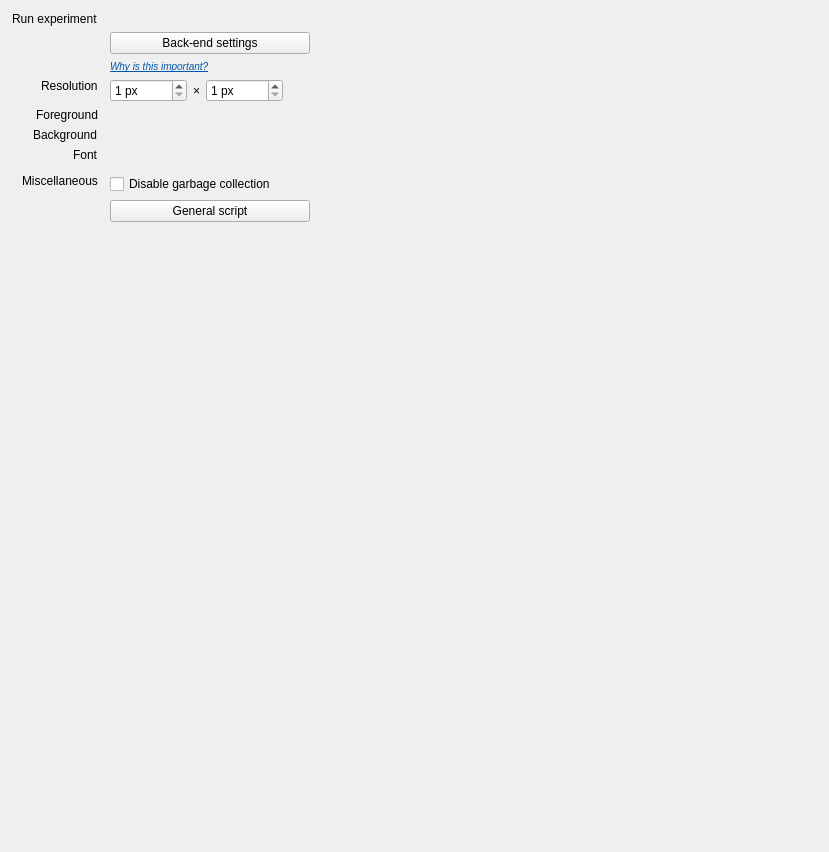
<?xml version="1.0" encoding="UTF-8"?>
<ui version="4.0">
 <class>ui_general_properties</class>
 <widget class="QWidget" name="ui_general_properties">
  <property name="geometry">
   <rect>
    <x>0</x>
    <y>0</y>
    <width>829</width>
    <height>852</height>
   </rect>
  </property>
  <property name="windowTitle">
   <string>Form</string>
  </property>
  <layout class="QVBoxLayout" name="container_layout">
   <property name="spacing">
    <number>18</number>
   </property>
   <property name="leftMargin">
    <number>12</number>
   </property>
   <property name="topMargin">
    <number>12</number>
   </property>
   <property name="rightMargin">
    <number>12</number>
   </property>
   <property name="bottomMargin">
    <number>12</number>
   </property>
   <item>
    <widget class="QWidget" name="widget" native="true">
     <property name="sizePolicy">
      <sizepolicy hsizetype="Fixed" vsizetype="Fixed">
       <horstretch>0</horstretch>
       <verstretch>0</verstretch>
      </sizepolicy>
     </property>
     <property name="minimumSize">
      <size>
       <width>20</width>
       <height>20</height>
      </size>
     </property>
     <layout class="QFormLayout" name="formLayout">
      <property name="fieldGrowthPolicy">
       <enum>QFormLayout::AllNonFixedFieldsGrow</enum>
      </property>
      <property name="labelAlignment">
       <set>Qt::AlignRight|Qt::AlignTrailing|Qt::AlignVCenter</set>
      </property>
      <property name="horizontalSpacing">
       <number>12</number>
      </property>
      <property name="verticalSpacing">
       <number>6</number>
      </property>
      <property name="leftMargin">
       <number>0</number>
      </property>
      <property name="topMargin">
       <number>0</number>
      </property>
      <property name="rightMargin">
       <number>0</number>
      </property>
      <property name="bottomMargin">
       <number>0</number>
      </property>
      <item row="0" column="0">
       <widget class="QLabel" name="label_backend">
        <property name="text">
         <string>Run experiment</string>
        </property>
        <property name="alignment">
         <set>Qt::AlignLeading|Qt::AlignLeft|Qt::AlignTop</set>
        </property>
       </widget>
      </item>
      <item row="1" column="1">
       <widget class="QPushButton" name="button_backend_settings">
        <property name="sizePolicy">
         <sizepolicy hsizetype="Fixed" vsizetype="Fixed">
          <horstretch>0</horstretch>
          <verstretch>0</verstretch>
         </sizepolicy>
        </property>
        <property name="minimumSize">
         <size>
          <width>200</width>
          <height>0</height>
         </size>
        </property>
        <property name="text">
         <string>Back-end settings</string>
        </property>
        <property name="icon">
         <iconset theme="preferences-system">
          <normaloff>.</normaloff>.</iconset>
        </property>
       </widget>
      </item>
      <item row="2" column="1">
       <widget class="QLabel" name="label_backend_2">
        <property name="text">
         <string>&lt;html&gt;&lt;head/&gt;&lt;body&gt;&lt;p&gt;&lt;a href=&quot;http://osdoc.cogsci.nl/manual/backends/&quot;&gt;&lt;span style=&quot;font-size:small;font-style:italic; text-decoration: underline; color:#0057ae;&quot;&gt;Why is this important?&lt;/span&gt;&lt;/a&gt;&lt;/p&gt;&lt;/body&gt;&lt;/html&gt;</string>
        </property>
        <property name="openExternalLinks">
         <bool>true</bool>
        </property>
       </widget>
      </item>
      <item row="3" column="0">
       <widget class="QLabel" name="label_resolution">
        <property name="text">
         <string>Resolution</string>
        </property>
        <property name="alignment">
         <set>Qt::AlignLeading|Qt::AlignLeft|Qt::AlignTop</set>
        </property>
       </widget>
      </item>
      <item row="3" column="1">
       <widget class="QFrame" name="frame_resolution">
        <property name="sizePolicy">
         <sizepolicy hsizetype="Fixed" vsizetype="Preferred">
          <horstretch>0</horstretch>
          <verstretch>0</verstretch>
         </sizepolicy>
        </property>
        <property name="frameShape">
         <enum>QFrame::NoFrame</enum>
        </property>
        <layout class="QHBoxLayout" name="horizontalLayout_3">
         <property name="leftMargin">
          <number>0</number>
         </property>
         <property name="topMargin">
          <number>0</number>
         </property>
         <property name="rightMargin">
          <number>0</number>
         </property>
         <property name="bottomMargin">
          <number>0</number>
         </property>
         <item>
          <widget class="QSpinBox" name="spinbox_width">
           <property name="toolTip">
            <string>The display resolution (width) in pixels</string>
           </property>
           <property name="suffix">
            <string> px</string>
           </property>
           <property name="minimum">
            <number>1</number>
           </property>
           <property name="maximum">
            <number>10000</number>
           </property>
          </widget>
         </item>
         <item>
          <widget class="QLabel" name="label_6">
           <property name="text">
            <string>×</string>
           </property>
          </widget>
         </item>
         <item>
          <widget class="QSpinBox" name="spinbox_height">
           <property name="toolTip">
            <string>The display resolution (height) in pixels</string>
           </property>
           <property name="suffix">
            <string> px</string>
           </property>
           <property name="minimum">
            <number>1</number>
           </property>
           <property name="maximum">
            <number>10000</number>
           </property>
          </widget>
         </item>
        </layout>
       </widget>
      </item>
      <item row="4" column="0">
       <widget class="QLabel" name="label_foreground">
        <property name="text">
         <string>Foreground</string>
        </property>
       </widget>
      </item>
      <item row="4" column="1">
       <widget class="color_edit" name="edit_foreground" native="true">
        <property name="sizePolicy">
         <sizepolicy hsizetype="Fixed" vsizetype="Preferred">
          <horstretch>0</horstretch>
          <verstretch>0</verstretch>
         </sizepolicy>
        </property>
        <property name="minimumSize">
         <size>
          <width>200</width>
          <height>0</height>
         </size>
        </property>
       </widget>
      </item>
      <item row="5" column="0">
       <widget class="QLabel" name="label_background">
        <property name="text">
         <string>Background</string>
        </property>
       </widget>
      </item>
      <item row="5" column="1">
       <widget class="color_edit" name="edit_background" native="true">
        <property name="sizePolicy">
         <sizepolicy hsizetype="Fixed" vsizetype="Preferred">
          <horstretch>0</horstretch>
          <verstretch>0</verstretch>
         </sizepolicy>
        </property>
        <property name="minimumSize">
         <size>
          <width>200</width>
          <height>0</height>
         </size>
        </property>
       </widget>
      </item>
      <item row="6" column="0">
       <widget class="QLabel" name="label_font">
        <property name="text">
         <string>Font</string>
        </property>
        <property name="alignment">
         <set>Qt::AlignLeading|Qt::AlignLeft|Qt::AlignTop</set>
        </property>
       </widget>
      </item>
      <item row="6" column="1">
       <widget class="font_widget" name="widget_font" native="true"/>
      </item>
      <item row="7" column="1">
       <widget class="QFrame" name="frame_colors">
        <property name="sizePolicy">
         <sizepolicy hsizetype="Fixed" vsizetype="Preferred">
          <horstretch>0</horstretch>
          <verstretch>0</verstretch>
         </sizepolicy>
        </property>
        <property name="frameShape">
         <enum>QFrame::NoFrame</enum>
        </property>
        <layout class="QGridLayout" name="gridLayout_6">
         <property name="leftMargin">
          <number>0</number>
         </property>
         <property name="topMargin">
          <number>0</number>
         </property>
         <property name="rightMargin">
          <number>0</number>
         </property>
         <property name="bottomMargin">
          <number>0</number>
         </property>
        </layout>
       </widget>
      </item>
      <item row="8" column="0">
       <widget class="QLabel" name="label_miscellaneous">
        <property name="text">
         <string>Miscellaneous</string>
        </property>
        <property name="textFormat">
         <enum>Qt::AutoText</enum>
        </property>
        <property name="alignment">
         <set>Qt::AlignLeading|Qt::AlignLeft|Qt::AlignTop</set>
        </property>
       </widget>
      </item>
      <item row="8" column="1">
       <widget class="QCheckBox" name="checkbox_disable_garbage_collection">
        <property name="text">
         <string>Disable garbage collection</string>
        </property>
       </widget>
      </item>
      <item row="9" column="1">
       <widget class="QPushButton" name="button_script_editor">
        <property name="sizePolicy">
         <sizepolicy hsizetype="Fixed" vsizetype="Fixed">
          <horstretch>0</horstretch>
          <verstretch>0</verstretch>
         </sizepolicy>
        </property>
        <property name="minimumSize">
         <size>
          <width>200</width>
          <height>0</height>
         </size>
        </property>
        <property name="text">
         <string>General script</string>
        </property>
        <property name="icon">
         <iconset theme="utilities-terminal">
          <normaloff>.</normaloff>.</iconset>
        </property>
       </widget>
      </item>
      <item row="12" column="1">
       <widget class="QFrame" name="frame_advanced">
        <property name="sizePolicy">
         <sizepolicy hsizetype="Fixed" vsizetype="Preferred">
          <horstretch>0</horstretch>
          <verstretch>0</verstretch>
         </sizepolicy>
        </property>
        <property name="frameShape">
         <enum>QFrame::NoFrame</enum>
        </property>
        <property name="frameShadow">
         <enum>QFrame::Raised</enum>
        </property>
        <layout class="QVBoxLayout" name="verticalLayout_3">
         <property name="spacing">
          <number>0</number>
         </property>
         <property name="leftMargin">
          <number>0</number>
         </property>
         <property name="topMargin">
          <number>0</number>
         </property>
         <property name="rightMargin">
          <number>0</number>
         </property>
         <property name="bottomMargin">
          <number>0</number>
         </property>
        </layout>
       </widget>
      </item>
      <item row="0" column="1">
       <widget class="QWidget" name="widget_backend_list" native="true">
        <layout class="QVBoxLayout" name="layout_backend_list">
         <property name="leftMargin">
          <number>0</number>
         </property>
         <property name="topMargin">
          <number>0</number>
         </property>
         <property name="rightMargin">
          <number>0</number>
         </property>
         <property name="bottomMargin">
          <number>0</number>
         </property>
        </layout>
       </widget>
      </item>
     </layout>
    </widget>
   </item>
   <item>
    <spacer name="verticalSpacer">
     <property name="orientation">
      <enum>Qt::Vertical</enum>
     </property>
     <property name="sizeHint" stdset="0">
      <size>
       <width>20</width>
       <height>40</height>
      </size>
     </property>
    </spacer>
   </item>
  </layout>
 </widget>
 <customwidgets>
  <customwidget>
   <class>font_widget</class>
   <extends>QWidget</extends>
   <header>libqtopensesame.widgets.font_widget.h</header>
   <container>1</container>
  </customwidget>
  <customwidget>
   <class>color_edit</class>
   <extends>QWidget</extends>
   <header>libqtopensesame.widgets.color_edit.h</header>
   <container>1</container>
  </customwidget>
 </customwidgets>
 <resources/>
 <connections/>
</ui>
